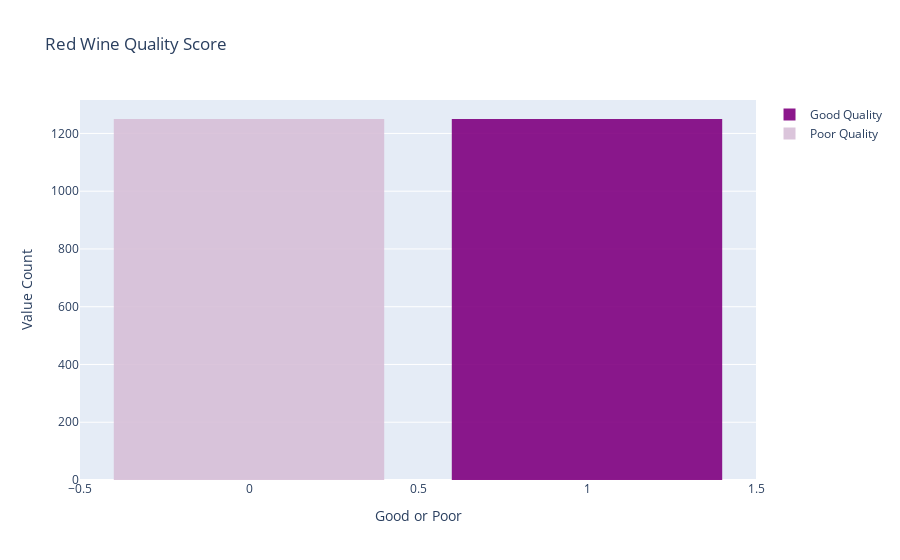

Notebook source saved alongside this figure:
### Code cell
good = y_new[y_new == 1] # values where loan were paid
bad = y_new[y_new == 0] # values where loan were not paid.

fig = go.Figure()
fig.add_traces(go.Histogram(x = good, name='Good Quality', marker_color='purple', opacity=0.9))
fig.add_traces(go.Histogram(x = bad, name='Poor Quality', marker_color='thistle', opacity=0.9))
fig.update_layout(title_text="Red Wine Quality Score", xaxis_title_text='Good or Poor', yaxis_title_text='Value Count')
fig.show()

### Figure 1 — Plotly figure (JSON) as saved in the notebook; plotly's stock layout.template omitted (floating-point values rounded to 4 significant figures; data arrays with more than 128 entries replaced by an {"elided": "..."} marker saying what was removed)
{"data": [{"marker": {"color": "purple"}, "name": "Good Quality", "opacity": 0.9, "type": "histogram", "x": {"elided": "1250 int values"}}, {"marker": {"color": "thistle"}, "name": "Poor Quality", "opacity": 0.9, "type": "histogram", "x": {"elided": "1250 int values"}}], "layout": {"title": {"text": "Red Wine Quality Score"}, "xaxis": {"title": {"text": "Good or Poor"}}, "yaxis": {"title": {"text": "Value Count"}}}}
